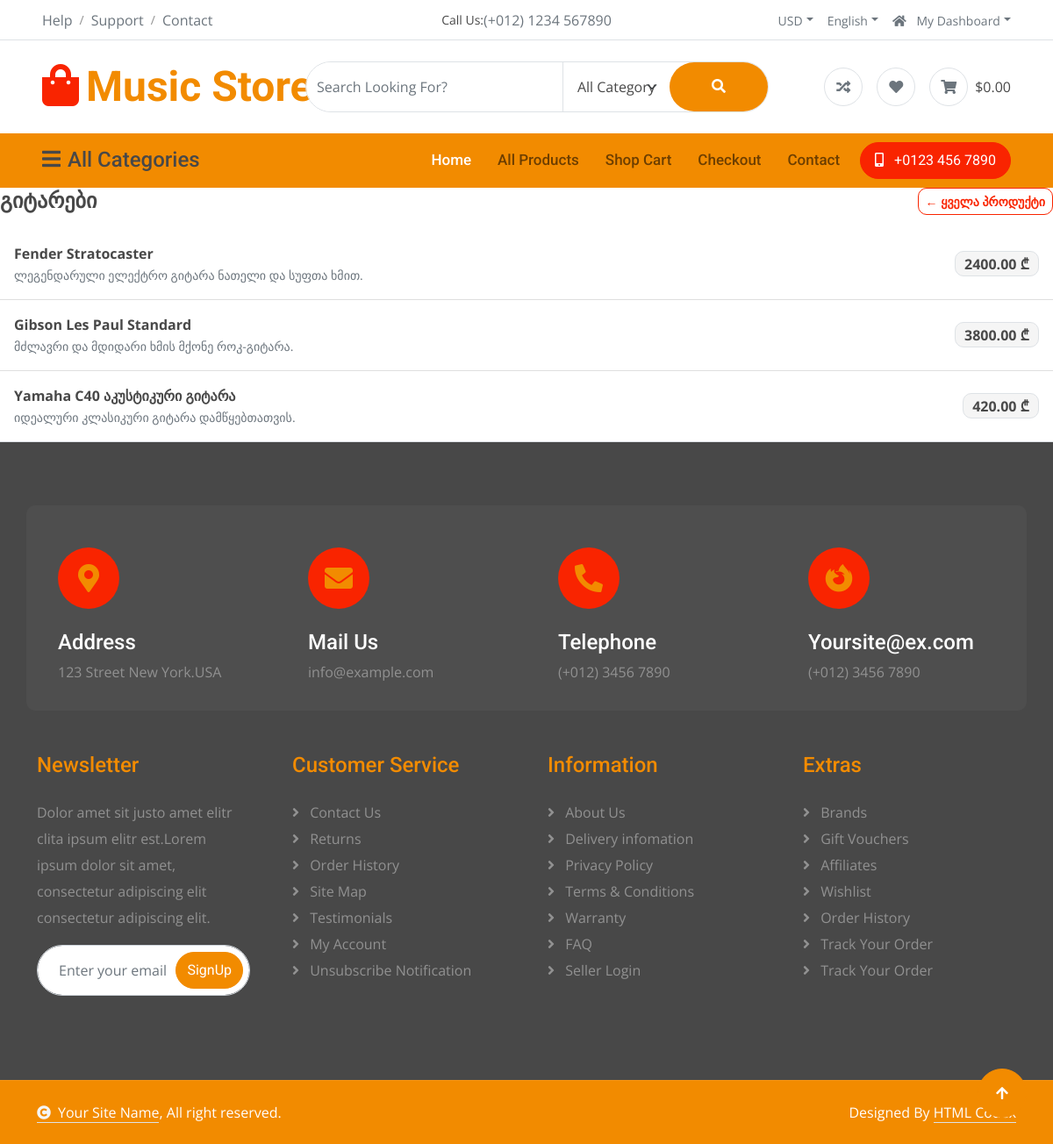
The app's page /category/1/, older data.
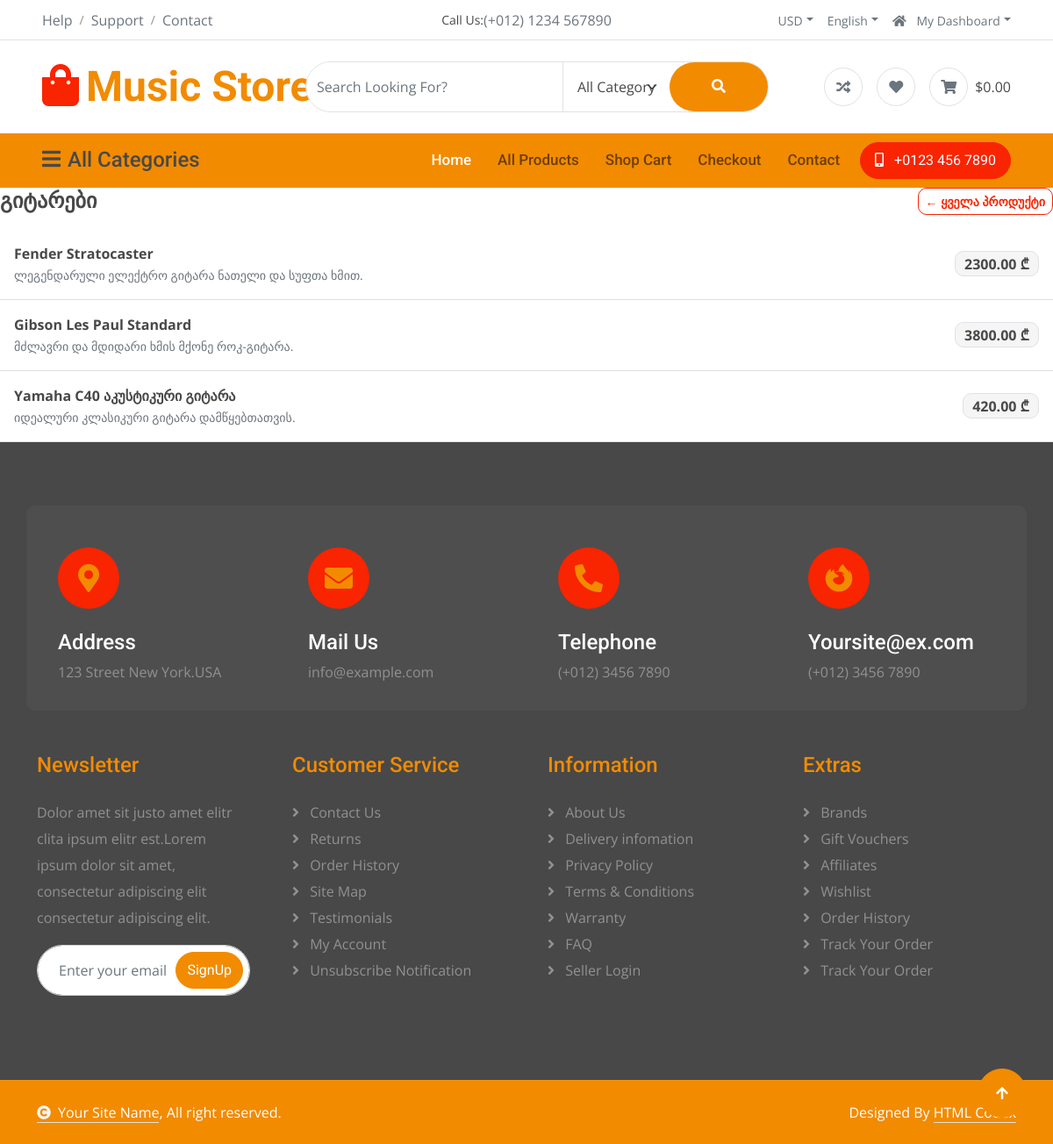
The same page, newer data.
### store/models.py (models this page shows, shortened)
class Product(models.Model):
    name = models.CharField(max_length=200)
    description = models.TextField(blank=True, null=True)
    price = models.DecimalField(max_digits=10, decimal_places=2)
    category = models.ForeignKey(Category, on_delete=models.CASCADE, null=True, blank=True, related_name='products')
    quantity = models.IntegerField()
    has_discount = models.BooleanField(default=False)
    created_at = models.DateTimeField(auto_now_add=True)
    updated_at = models.DateTimeField(auto_now=True)
    class Meta:
        db_table = "products"

### store/views.py (the view)
# urls.py: path('category/<int:category_id>/', CategoryProductsView.as_view(), name='category_products'),
class CategoryProductsView(ListView):
    model = Product
    template_name = 'store/category_products.html'
    context_object_name = 'products'
    def get_queryset(self):
        self.category = get_object_or_404(Category, id=self.kwargs['category_id'])
        return Product.objects.select_related('category').filter(category=self.category)
    def get_context_data(self, **kwargs):
        context = super().get_context_data(**kwargs)
        context['category'] = self.category
        context['categories'] = Category.objects.annotate(product_count=Count('products'))
        return context

### store/context_processors.py (called while the page is built)
def store_context(request):
    return {
        'categories': Category.objects.all(),
        'product_list': Product.objects.select_related('category').all(),
        'site_name': 'My Store',
    }

### store/templates/store/category_products.html
{% extends 'store/base.html' %}
{% block content %}
<div class="d-flex justify-content-between align-items-center mb-3">
    <h4 class="fw-bold m-0">{{ category.name }}</h4>
    <a href="{% url 'home' %}" class="btn btn-sm btn-outline-secondary">← ყველა პროდუქტი</a>
</div>
<div class="list-group list-group-flush border-bottom">
    {% for product in products %}
        <a href="{% url 'product_detail' product.id %}" class="list-group-item list-group-item-action d-flex justify-content-between align-items-center py-3">
            <div>
                <div class="fw-bold text-dark">{{ product.name }}</div>
                <small class="text-muted">{{ product.description|truncatechars:70 }}</small>
            </div>
            <span class="badge bg-light text-dark border fs-6">{{ product.price }} ₾</span>
        </a>
    {% empty %}
        <p class="text-muted">ამ კატეგორიაში პროდუქტები არ არის.</p>
    {% endfor %}
</div>
{% endblock %}

Row changes from the older to the newer data that the page shows:
changed Product "Fender Stratocaster": price "2400.00" → "2300.00"
